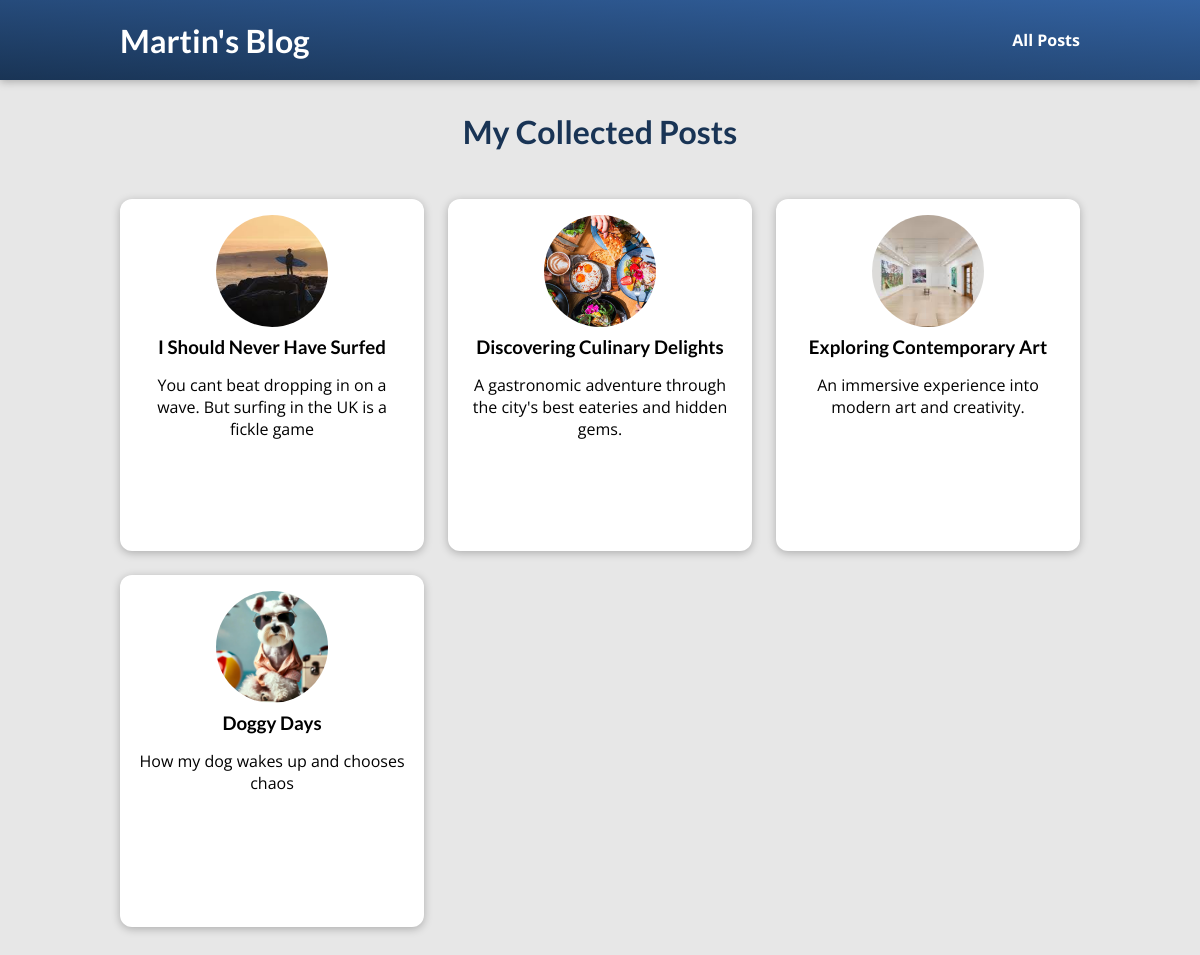
/posts, run on an earlier commit of the app's database.
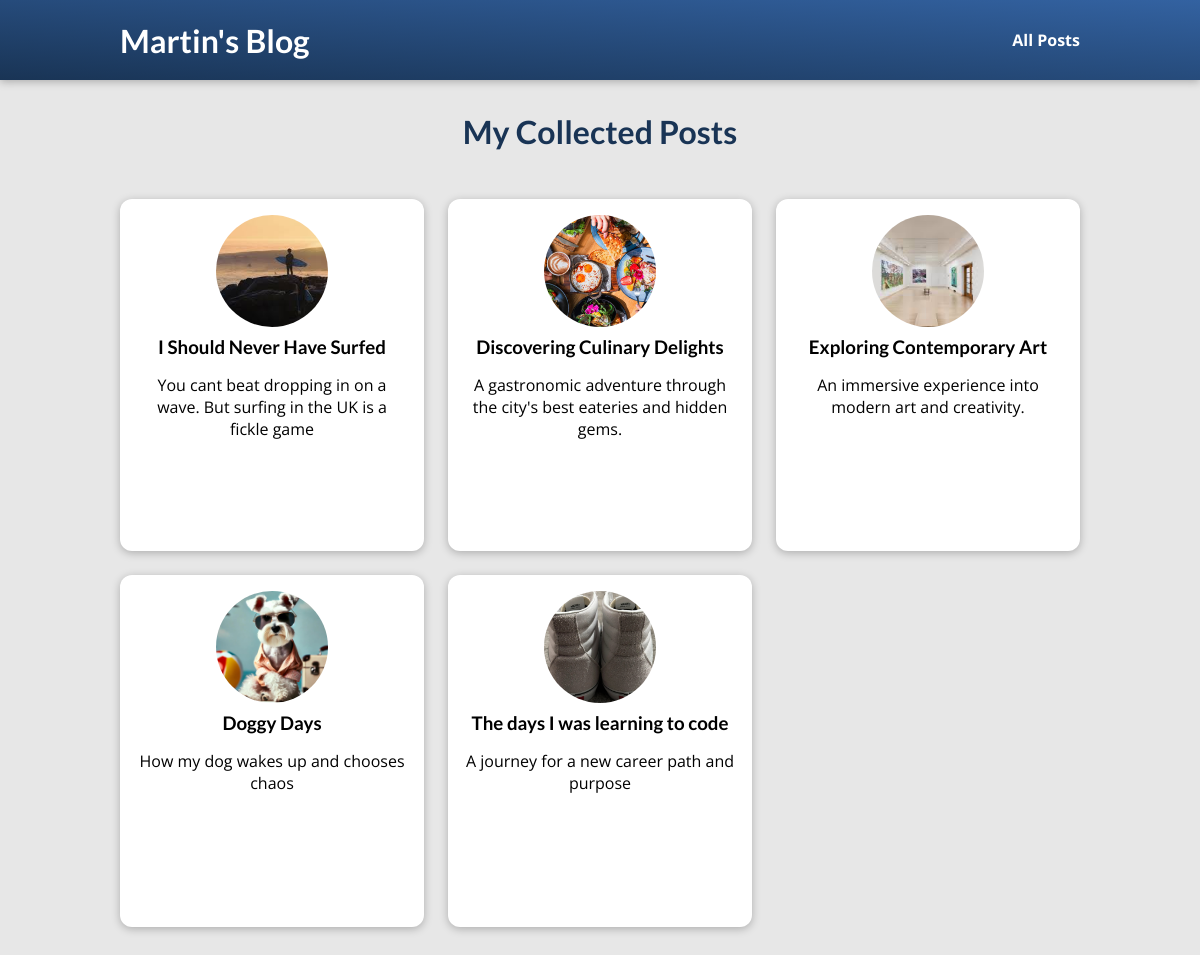
And on a later commit of the database.
### blog/models.py (models this page shows, shortened)
class Post(models.Model):
    title = models.CharField(max_length=100)
    excerpt = models.CharField(max_length=200)
    image = models.ImageField(upload_to="posts", null=True) # ImageField to handle image uploads. Nullable due to existing data
    date = models.DateField(auto_now=True)
    slug = models.SlugField(unique=True, db_index=True) # Unique slug for URL references title
    content = models.TextField()
    author = models.ForeignKey(Author, on_delete=models.SET_NULL, null=True, related_name="posts") # Foreign key relationship with Author
    tags = models.ManyToManyField(Tag) # Many-to-many relationship with Tag
    class Meta:
        verbose_name_plural = "Posts"

### blog/views.py (the view)
# urls.py: path("posts", views.AllPostsView.as_view(), name="post-page"), # All blog posts
class AllPostsView(ListView): #replaces posts function-based view
    template_name = "blog/all-posts.html"
    model = Post
    context_object_name = "all_posts"
    ordering = ["-date"] #Fetch all posts from the database ordered by date descending

### blog/templates/blog/all-posts.html (shortened to what this page needs)
{% extends "base.html" %}
{% load static %}
{% block css_files %}
    <link rel="stylesheet" href="{% static 'blog/post.css' %}">
    <link rel="stylesheet" href="{% static 'blog/all-posts.css' %}">
{% endblock %}
{% block content %}
    <section id="all-posts">
        <h2>My Collected Posts</h2>
        <ul>
           {% for post in all_posts %}
               {% include "blog/inlcudes/post.html" %}
           {% endfor %}
        </ul>
    </section>
{% endblock %}

### blog/templates/blog/inlcudes/post.html
<li>
    <article class="post">
        <a href="{% url "post-detail" post.slug %}">
            <img src="{{ post.image.url }}" alt="{{ post.title }}">
            <div class="post_content">
                <h3>{{ post.title }}</h3>
                <p>
                    {{ post.excerpt }}
                </p>
            </div>
        </a>
    </article>
</li>

What changed in the data, as far as the page shows it:
added Post: image (picture), title "The days I was learning to code", excerpt "A journey for a new career path and purpose"
